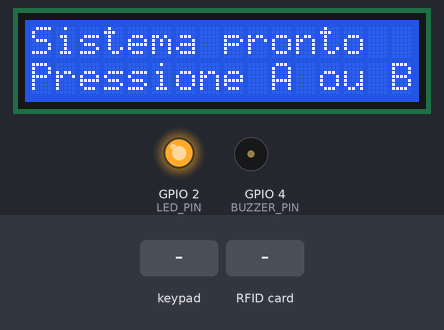
The sketch below on a simulated ESP32. On the bench: 16×2 character LCD, output pins drawn as LEDs (lit = HIGH), buzzer (waves = sounding, pin HIGH). Inputs (shaded band) come from the test bench. WiFi joins after 1.5 s; servers stay silent unless stated; uploads are accepted with an empty reply; what the sketch prints to the serial monitor is not drawn.

Above: at 2.8 s.
2.9 s: key 'A' pressed
At 3.4 s:
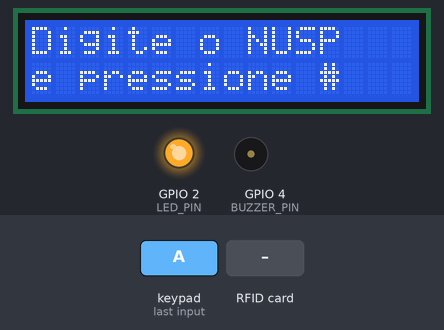
4.5 s: keypad keys 1 2 3 4 5 6 7 8 # pressed 0.4 s apart
At 9.2 s:
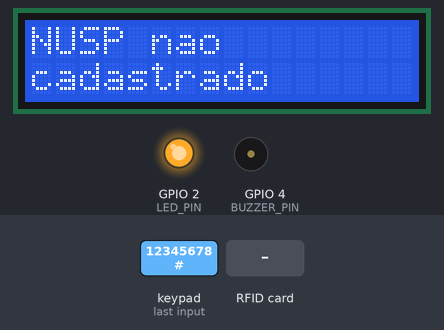
9.6 s: key 'B' pressed
At 11.3 s:
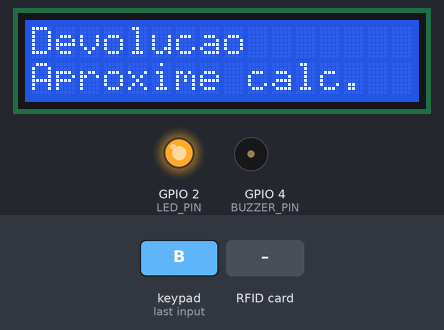
12.3 s: RFID card 12 34 56 78 held to the reader
At 13.3 s:
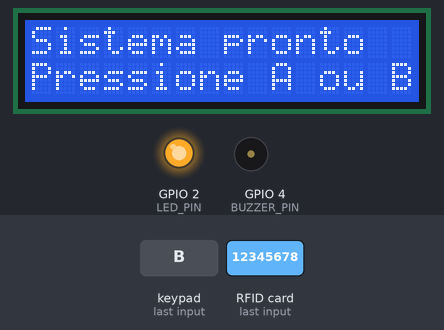
Timing chart, 0 to 14.8 s (numbered marks = the images above; inputs shaded):
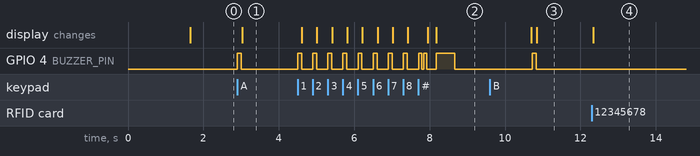

The sketch:

CodigoESP32ComVerificador.ino
```cpp
#include <WiFi.h>
#include <HTTPClient.h>
#include <Keypad.h>
#include <SPI.h>
#include <MFRC522.h>
#include <Wire.h>
#include <LiquidCrystal_I2C.h>
#include <WiFiClientSecure.h>

// LCD I2C
LiquidCrystal_I2C lcd(0x27, 16, 2);


#define SS_PIN 15
#define RST_PIN 5    // RST do RFID
#define LED_PIN 2
#define BUZZER_PIN 4

MFRC522 rfid(SS_PIN, RST_PIN);

// Wi-Fi
const char* ssid = "ABCDEF";
const char* password = "12345678";

// Google Apps Script
const String scriptID = "AKfycby8qK4YqNirCeueu0CnYG41PLmn3DVVXBtGx08rtSmF-u8vMlRVrJTSBwbK3Pd3Eg";

String lastUid = "";


// Keypad
const byte ROWS = 4;
const byte COLS = 4;
char keys[ROWS][COLS] = {
  {'1','2','3','A'},
  {'4','5','6','B'},
  {'7','8','9','C'},
  {'*','0','#','D'}
};
byte rowPins[ROWS] = {13, 12, 14, 27}; // Ajuste os pinos conforme necessário
byte colPins[COLS] = {26, 25, 33, 32}; // Ajuste os pinos conforme necessário
Keypad keypad = Keypad(makeKeymap(keys), rowPins, colPins, ROWS, COLS);

String pessoaID = "";
bool esperandoCartao = false;
bool processoIniciado = false;
bool modoDevolucao = false;
bool aguardandoConfirmacao = false;

void setup() {
  Serial.begin(115200);
  SPI.begin();
  rfid.PCD_Init();

  pinMode(LED_PIN, OUTPUT);
  pinMode(BUZZER_PIN, OUTPUT);
  digitalWrite(LED_PIN, HIGH);

  Serial.println("Conectando ao Wi-Fi...");
  WiFi.begin(ssid, password);
  while (WiFi.status() != WL_CONNECTED) {
    Serial.print(".");
    delay(500);
  }
  Serial.println("\nWi-Fi conectado.");
  Serial.print("IP: ");
  Serial.println(WiFi.localIP());

  lcd.init();
  lcd.backlight();
  lcd.clear();
  lcd.setCursor(0, 0);
  lcd.print("Sistema pronto");
  lcd.setCursor(0, 1);
  lcd.print("Pressione A ou B");


}

bool verificarNUSP(String nusp, String &primeiroNome) {
  if (WiFi.status() != WL_CONNECTED) {
    Serial.println("WiFi não conectado");
    return false;
  }

  WiFiClientSecure client;
  client.setInsecure();

  HTTPClient http;

  String url = "https://script.google.com/macros/s/AKfycby237q04YCrFc-cQV2GEgKTUEHyAQco-QoUPicmpRjSfkpgqNnWHa5mQeiDDTENJR0UHQ/exec?nusp=" + nusp;

  http.begin(client, url);
  http.setFollowRedirects(HTTPC_STRICT_FOLLOW_REDIRECTS);

  int httpCode = http.GET();

  Serial.print("HTTP Code final: ");
  Serial.println(httpCode);

  String payload = "";
  if (httpCode == 200) {
    WiFiClient* stream = http.getStreamPtr();
    while (stream->available()) {
      payload += (char)stream->read();
    }
  }

  Serial.println("Payload final: " + payload);
  http.end();

  // --- MUDANÇA FINAL E DEFINITIVA ---

  // Procura por "OK:" em QUALQUER LUGAR do payload.
  // A função indexOf retorna -1 se não encontrar.
  int pos = payload.indexOf("OK:");

  if (httpCode == 200 && pos != -1) {
    // Se encontrou "OK:", o NUSP é válido!

    // Pega o texto que vem depois de "OK:"
    String temp = payload.substring(pos + 3);

    // Agora, vamos limpar o lixo do final (como o "0")
    // Procuramos pela primeira quebra de linha ou retorno de carro
    int FimDoNome = -1;
    for(int i=0; i < temp.length(); i++){
      if(temp.charAt(i) == '\n' || temp.charAt(i) == '\r'){
        FimDoNome = i;
        break;
      }
    }

    if (FimDoNome != -1) {
      // Se achou uma quebra de linha, pega só o texto até ali
      primeiroNome = temp.substring(0, FimDoNome);
    } else {
      // Senão, usa o texto todo (por segurança)
      primeiroNome = temp;
    }

    primeiroNome.trim(); // Garante que não há espaços em branco
    return true;

  } else {
    // Se não encontrou "OK:", o NUSP é inválido
    return false;
  }
}


void mostrarMensagem(String linha1, String linha2 = "") {
  lcd.clear();
  lcd.setCursor(0, 0);
  lcd.print(linha1.substring(0, 16)); // Linha 1
  lcd.setCursor(0, 1);
  lcd.print(linha2.substring(0, 16)); // Linha 2
}


// Substitua sua função loop() inteira por esta versão atualizada:

// Substitua sua função loop() por esta versão:

// Substitua sua função loop() por esta nova versão:

// Substitua sua função loop() por esta nova versão:

// Substitua sua função loop() inteira por esta versão final e polida:

// Substitua sua função loop() por esta versão com o fluxo corrigido:

// Substitua sua função loop() por esta versão, que re-inicializa o hardware do RFID.

// Substitua sua função loop() por esta versão com as novas mensagens no display:

void loop() {
  char key = keypad.getKey();

  // --- PARTE 1: Menu inicial (Não muda) ---
  if (!processoIniciado && !modoDevolucao) {
    if (key == 'A' || key == 'B') {
      digitalWrite(BUZZER_PIN, HIGH); delay(100); digitalWrite(BUZZER_PIN, LOW);
      if (key == 'A') {
        processoIniciado = true;
        pessoaID = "";
        mostrarMensagem("Digite o NUSP", "e pressione #");
      } else { // key == 'B'
        modoDevolucao = true;
        mostrarMensagem("Devolucao", "Aproxime calc.");
      }
    }
    return;
  }

  // --- PARTE 2: Processo de empréstimo (Não muda) ---
  if (processoIniciado) {
    if (!esperandoCartao && !aguardandoConfirmacao && key) {
      if (isDigit(key) && pessoaID.length() < 10) {
        pessoaID += key;
        digitalWrite(BUZZER_PIN, HIGH); delay(100); digitalWrite(BUZZER_PIN, LOW);
        mostrarMensagem("NUSP:", pessoaID);
      }
      else if (key == 'C' && pessoaID.length() > 0) {
        pessoaID.remove(pessoaID.length() - 1);
        digitalWrite(BUZZER_PIN, HIGH); delay(50); digitalWrite(BUZZER_PIN, LOW);
        mostrarMensagem("NUSP:", pessoaID);
      }
      else if (key == '#' && pessoaID.length() > 0) {
        digitalWrite(BUZZER_PIN, HIGH); delay(80); digitalWrite(BUZZER_PIN, LOW); delay(60);
        digitalWrite(BUZZER_PIN, HIGH); delay(80); digitalWrite(BUZZER_PIN, LOW);
        mostrarMensagem("Verificando...", "Aguarde");
        String nomeVerificado;
        if (verificarNUSP(pessoaID, nomeVerificado)) {
          aguardandoConfirmacao = true;
          mostrarMensagem("Emprestar para:", nomeVerificado);
          delay(2500);
          mostrarMensagem("A: Confirma", "B: Cancela");
        } else {
          mostrarMensagem("NUSP nao", "cadastrado");
          digitalWrite(BUZZER_PIN, HIGH); delay(500); digitalWrite(BUZZER_PIN, LOW);
          delay(2000);
          processoIniciado = false;
          pessoaID = "";
          mostrarMensagem("Sistema pronto", "Pressione A ou B");
        }
      }
      return;
    }

    if (aguardandoConfirmacao && key) {
      digitalWrite(BUZZER_PIN, HIGH); delay(100); digitalWrite(BUZZER_PIN, LOW);
      if (key == 'A') {
        aguardandoConfirmacao = false;
        esperandoCartao = true;
        mostrarMensagem("Confirmado!", "Aproxime calc.");
      } else if (key == 'B') {
        mostrarMensagem("Operacao", "Cancelada");
        delay(2000);
        processoIniciado = false;
        aguardandoConfirmacao = false;
        pessoaID = "";
        mostrarMensagem("Sistema pronto", "Pressione A ou B");
      }
      return;
    }
  }

  // --- PARTE 3: Leitura do RFID (COM AS MENSAGENS ATUALIZADAS) ---
  if ((modoDevolucao || esperandoCartao) && rfid.PICC_IsNewCardPresent() && rfid.PICC_ReadCardSerial()) {
    String uid = uidToString(rfid.uid.uidByte, rfid.uid.size);
    rfid.PICC_HaltA();
    rfid.PCD_StopCrypto1();
    String numero = getUserName(uid); // O número da calculadora está aqui

    // Lógica de Devolução
    if (modoDevolucao) {
      if (numero != "") {
        // --- NOVA MENSAGEM ---
        mostrarMensagem("Devolvendo Calc:", numero);
        delay(1500); // Pausa para o operador ver o número

        mostrarMensagem("Registrando...", "Aguarde");
        if (sendData("Calculadora-devolvida", "-", numero)) {
          mostrarMensagem("Devolucao", "Concluida!");
          digitalWrite(BUZZER_PIN, HIGH); delay(80); digitalWrite(BUZZER_PIN, LOW); delay(60);
          digitalWrite(BUZZER_PIN, HIGH); delay(80); digitalWrite(BUZZER_PIN, LOW);
          delay(2000);
        } else {
          // ... (código de erro)
        }
      } else {
        // ... (código de erro)
      }
    }
    // Lógica de Empréstimo
    else if (processoIniciado && esperandoCartao) {
      if (numero != "") {
        // --- NOVA MENSAGEM ---
        mostrarMensagem("Emprestando Calc:", numero);
        delay(1500); // Pausa para o operador ver o número

        mostrarMensagem("Registrando...", "Aguarde");
        if (sendData("Calculadora-emprestada", pessoaID, numero)) {
          mostrarMensagem("Emprestimo", "Concluido!");
          digitalWrite(BUZZER_PIN, HIGH); delay(80); digitalWrite(BUZZER_PIN, LOW); delay(60);
          digitalWrite(BUZZER_PIN, HIGH); delay(80); digitalWrite(BUZZER_PIN, LOW);
          delay(2000);
        } else {
          // ... (código de erro)
        }
      } else {
        // ... (código de erro)
      }
    }

    // Reset total dos estados (não muda)
    modoDevolucao = false;
    processoIniciado = false;
    esperandoCartao = false;
    aguardandoConfirmacao = false;
    pessoaID = "";
    mostrarMensagem("Sistema pronto", "Pressione A ou B");

    rfid.PCD_Init();

    lastUid = uid;
  }
}


String uidToString(byte *buffer, byte bufferSize) {
  String result = "";
  for (byte i = 0; i < bufferSize; i++) {
    if (i > 0) result += "-";
    if (buffer[i] < 0x10) result += "0";
    result += String(buffer[i], HEX);
  }
  result.toUpperCase();
  return result;
}


String getUserName(String uid) {
  if (uid == "04-28-6C-52-DA-61-80") return "23";
  else if (uid == "04-2C-6C-52-DA-61-80") return "26";
  else if (uid == "04-AF-68-52-DA-61-80") return "3";
  else if (uid == "04-B2-67-52-DA-61-80") return "20";
  else if (uid == "04-D2-66-52-DA-61-80") return "21";
  else if (uid == "04-30-6C-52-DA-61-80") return "24";
  else return "";
}


// Substitua sua função sendData por esta versão mais robusta:

bool sendData(String nome, String valor, String udi) {
  if (WiFi.status() != WL_CONNECTED) {
    Serial.println("Erro: WiFi não conectado para envio de dados.");
    return false;
  }

  WiFiClientSecure client;
  client.setInsecure();
  HTTPClient http;

  // Usa o scriptID principal (de registro), que você definiu no início do código
  String url = "https://script.google.com/macros/s/" + scriptID + "/exec?nome=" + nome + "&valor=" + valor + "&uid=" + udi;

  http.begin(client, url);
  // Opcional, mas bom ter: seguir redirecionamentos se houver
  http.setFollowRedirects(HTTPC_STRICT_FOLLOW_REDIRECTS);

  int httpCode = http.GET();
  String payload = http.getString();

  Serial.println("Enviando dados: " + url);
  Serial.println("Resposta do servidor de registro: " + payload);
  Serial.println("HTTP Code do registro: " + httpCode);

  http.end();

  // Consideramos sucesso se o código HTTP for 200 OK
  if (httpCode == 200) {
    return true;
  } else {
    return false;
  }
}
```

Measured:
- after the input at 2.9 s, GPIO 4 (BUZZER_PIN): LOW → HIGH at once, → LOW 0.10 s later; the display: changes after 0.13 s (image 1)
- after the input at 4.5 s, GPIO 4 (BUZZER_PIN): goes 8 × (HIGH 0.10 s, LOW 0.30 s), HIGH 0.08 s, LOW 0.06 s, HIGH 0.08 s, LOW 0.24 s, HIGH 0.50 s, then LOW, starting at once; the display: first changes after 0.11 s (image 2 shows a later state)
- after the input at 9.6 s, GPIO 4 (BUZZER_PIN): LOW → HIGH after 1.1 s, → LOW 0.10 s later; the display: first differs from a run without the input after 1.2 s (image 3)
- after the input at 12.3 s, the display: changes at once (image 4)
